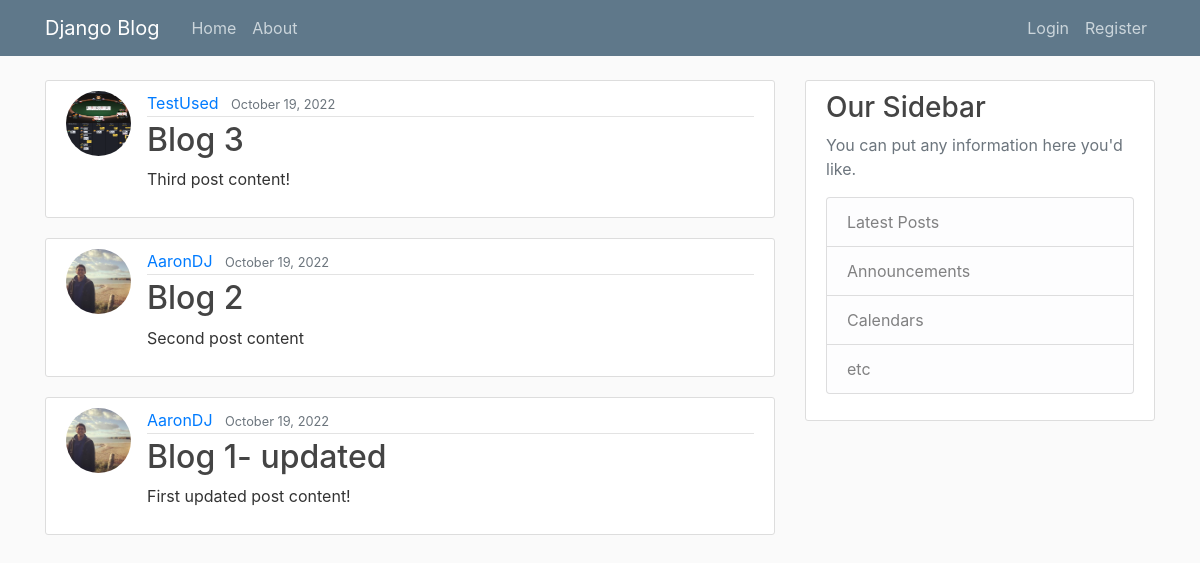
Before: / with the older database file.
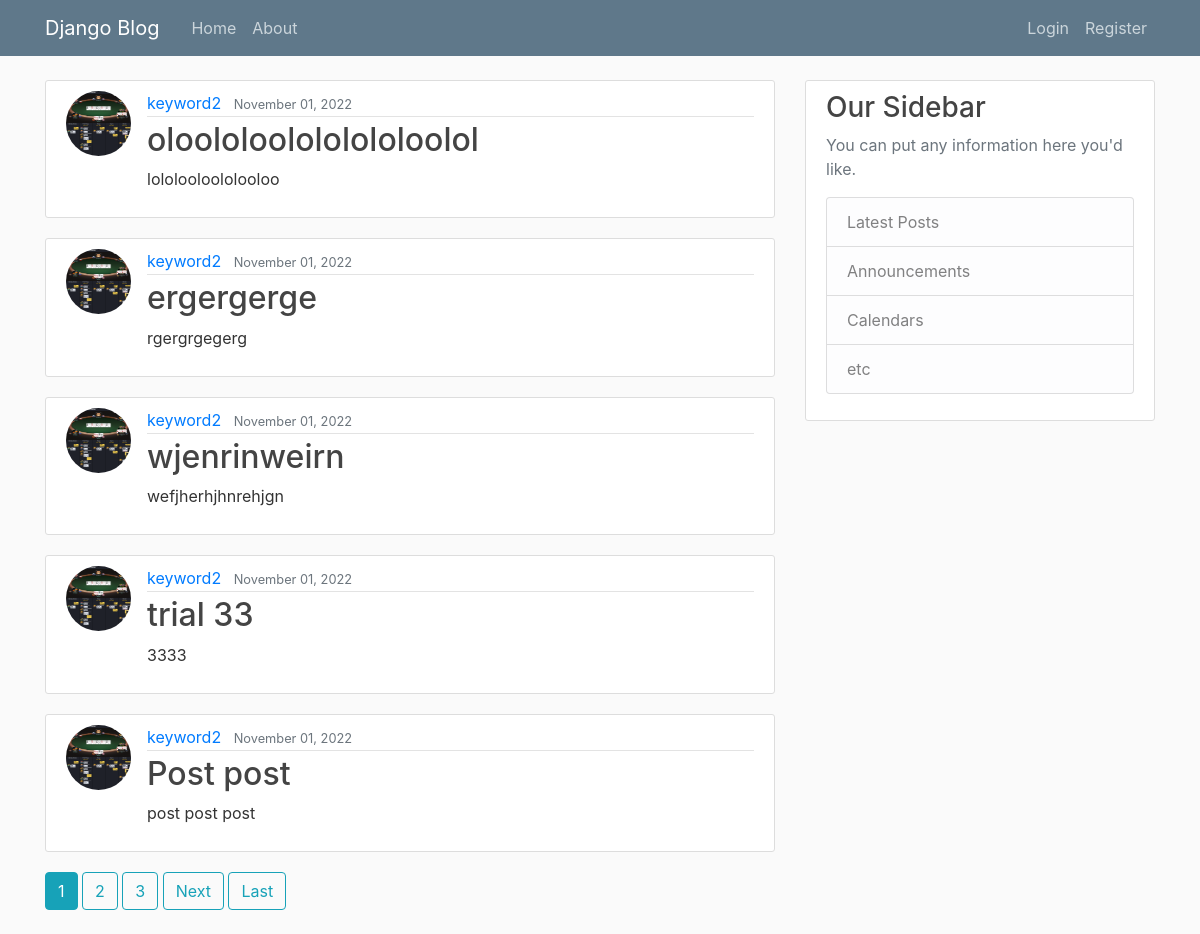
After: the same page with the newer database file.
### blog/models.py (models this page shows, shortened)
class Post(models.Model):
    title = models.CharField(max_length=100)
    content = models.TextField()
    date_posted = models.DateTimeField(default=timezone.now)
    author = models.ForeignKey( User, on_delete= models.CASCADE)

### users/models.py (models this page shows, shortened)
class Profile (models.Model):
    user = models.OneToOneField(User, on_delete=models.CASCADE)
    image = models.ImageField(default= 'default.jpg', upload_to='profile_pics')

### blog/views.py (the view)
# urls.py: path('', PostListView.as_view(), name= 'blog-home' ),
class PostListView(ListView):
    model = Post
    template_name = 'blog/home.html'
    context_object_name = 'posts'
    ordering = ['-date_posted']
    paginate_by = 5

### blog/templates/blog/home.html (shortened to what this page needs)
{% extends "blog/base.html" %}
{% block content %}
    {% for post in posts %}
    <article class="media content-section">
      <img class= "rounded-circle article-img" src ="{{ post.author.profile.image.url }}">
        <div class="media-body">
          <div class="article-metadata">
            <a class="mr-2" href="#">{{ post.author }}</a>
            <small class="text-muted">{{ post.date_posted| date:"F d, Y" }}</small>
          </div>
          <h2><a class="article-title" href="{% url 'post-detail' post.id %}">{{ post.title }}</a></h2>
          <p class="article-content">{{ post.content }}</p>
        </div>
      </article>
      {% endfor %}
      {% if is_paginated %}
        {% for num in page_obj.paginator.page_range %}
          {% if page_obj.number == num %}
            <a class="btn btn-info mb-4" href="?page={{ num }}">{{ num }}</a>
          {% elif num > page_obj.number|add:'-3' and num < page_obj.number|add:'3' %}
            <a class="btn btn-outline-info mb-4" href="?page={{ num }}">{{ num }}</a>
          {% endif %}
        {% endfor %}
        {% if page_obj.has_next %}
          <a class="btn btn-outline-info mb-4" href="?page={{ page_obj.next_page_number }}">Next</a>
          <a class="btn btn-outline-info mb-4" href="?page={{ page_obj.paginator.num_pages }}">Last</a>
        {% endif %}
      {% endif %}
{% endblock content %}

Changed rows visible on the page:
no longer on this page (row unchanged): Post: author.profile.image (placeholder picture), author "TestUsed", date_posted "October 19, 2022", title "Blog 3", content "Third post content!"
no longer on this page (row unchanged): Post: author.profile.image (picture), author "AaronDJ", date_posted "October 19, 2022", title "Blog 2", content "Second post content"
no longer on this page (row unchanged): Post: author.profile.image (picture), author "AaronDJ", date_posted "October 19, 2022", title "Blog 1- updated", content "First updated post content!"
added Post: author.profile.image (placeholder picture), author "keyword2", date_posted "November 01, 2022", title "oloololoolololololoolol", content "lololooloololooloo"
added Post: author.profile.image (placeholder picture), author "keyword2", date_posted "November 01, 2022", title "ergergerge", content "rgergrgegerg"
added Post: author.profile.image (placeholder picture), author "keyword2", date_posted "November 01, 2022", title "wjenrinweirn", content "wefjherhjhnrehjgn"
added Post: author.profile.image (placeholder picture), author "keyword2", date_posted "November 01, 2022", title "trial 33", content "3333"
added Post: author.profile.image (placeholder picture), author "keyword2", date_posted "November 01, 2022", title "Post post", content "post post post"
Other visible differences:
new list line: "1"
new list line: "2"
new list line: "3"
text now shown: "Next Last"
